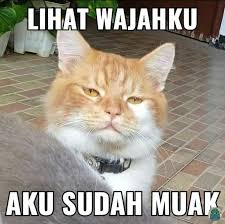
#> input picture gambar.jpg, 225 x 224 px
$ python 'chapter2(1).py'
#> lines starting #> are read from the running program, lines starting #| are printed output that depends on the picture
from PIL import Image
from PIL import ImageFilter
from pydub import AudioSegment


image = Image.open('gambar.jpg')
#> image is the input picture: PIL image 225x224 RGB; mean R, G, B 154.6, 147.2, 134.7

cropped_image = image.crop((10, 10, 200, 200))
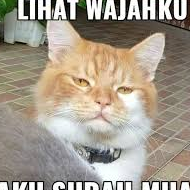
#> cropped_image: PIL image 190x190 RGB; mean R, G, B 165.4, 156.2, 142.2

resized_image = cropped_image.resize((100, 100))
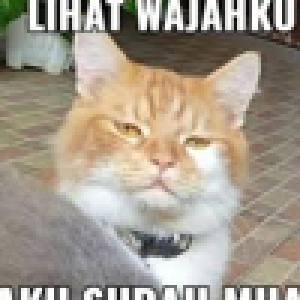
#> resized_image: PIL image 100x100 RGB (shown 3 times larger); mean R, G, B 165.3, 156.1, 142.1

filtered_image = resized_image.filter(ImageFilter.BLUR)
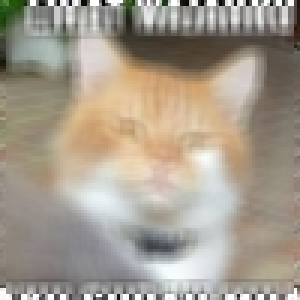
#> filtered_image: PIL image 100x100 RGB (shown 3 times larger); mean R, G, B 165.1, 155.9, 141.9

from pydub import AudioSegment
#> (the run stopped early here; a loop or call above may not have finished)
